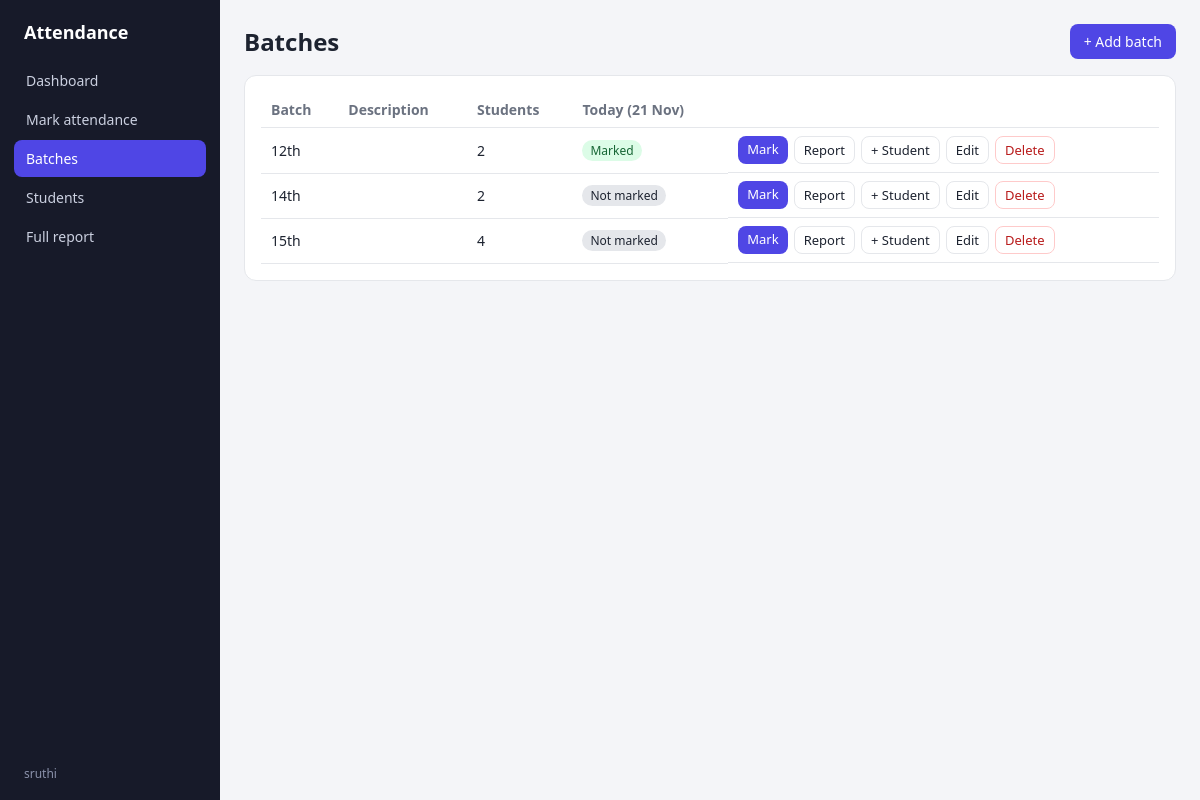
/batches/ (signed in), run on the app's committed database.
### attendance/models.py (models this page shows, shortened)
class Batch(models.Model):
    name = models.CharField(max_length=100, unique=True)
    description = models.CharField(max_length=255, blank=True)
    created_at = models.DateTimeField(auto_now_add=True)
    class Meta:
        ordering = ["name"]
        verbose_name_plural = "batches"

### attendance/views.py (the view)
# urls.py: path("batches/", views.batch_list, name="batch_list"),
@login_required
def batch_list(request):
    today = timezone.localdate()
    batches = Batch.objects.annotate(
        student_count=Count("students", filter=Q(students__is_active=True), distinct=True),
        marked_today=Count("students__records", filter=Q(students__records__date=today), distinct=True),
    )
    return render(request, "attendance/batch_list.html", {"batches": batches, "today": today})

### attendance/templates/attendance/batch_list.html (shortened to what this page needs)
{% extends "attendance/base.html" %}
{% load static %}
{% block content %}
<div class="page-head">
  <h2>Batches</h2>
  <a class="btn" href="{% url 'attendance:batch_create' %}">+ Add batch</a>
</div>
<div class="card">
  <table>
    <thead><tr><th>Batch</th><th>Description</th><th>Students</th><th>Today ({{ today|date:"d M" }})</th><th></th></tr></thead>
    <tbody>
    {% for b in batches %}
      <tr>
        <td>{{ b.name }}</td>
        <td class="muted">{{ b.description }}</td>
        <td>{{ b.student_count }}</td>
        <td>{% if b.marked_today %}<span class="badge ok">Marked</span>{% else %}<span class="badge">Not marked</span>{% endif %}</td>
        <td class="actions">
          <a class="btn small" href="{% url 'attendance:mark' b.pk %}">Mark</a>
          <a class="btn secondary small" href="{% url 'attendance:report' b.pk %}">Report</a>
          <a class="btn secondary small" href="{% url 'attendance:student_create' %}?batch={{ b.pk }}">+ Student</a>
          <a class="btn secondary small" href="{% url 'attendance:batch_update' b.pk %}">Edit</a>
          <a class="btn danger small" href="{% url 'attendance:batch_delete' b.pk %}">Delete</a>
        </td>
      </tr>
    {% empty %}
      <tr><td colspan="5" class="muted">No batches yet.</td></tr>
    {% endfor %}
    </tbody>
  </table>
</div>
{% endblock %}

### attendance/templates/attendance/base.html (shortened to what this page needs)
{% load static %}<!doctype html>
<html lang="en">
<head>
  <link rel="stylesheet" href="{% static 'css/style.css' %}">
</head>
<body>
  {% with url=request.resolver_match.url_name %}
  <div class="layout">
    <aside class="sidebar">
      <div class="brand">Attendance</div>
      <nav>
        <a href="{% url 'attendance:dashboard' %}" class="{% if url == 'dashboard' %}active{% endif %}">Dashboard</a>
        <a href="{% url 'attendance:mark_select' %}" class="{% if url == 'mark_select' or url == 'mark' %}active{% endif %}">Mark attendance</a>
        <a href="{% url 'attendance:batch_list' %}" class="{% if url == 'batch_list' or url == 'batch_create' or url == 'batch_update' or url == 'batch_delete' or url == 'report' %}active{% endif %}">Batches</a>
        <a href="{% url 'attendance:student_list' %}" class="">Students</a>
        <a href="{% url 'attendance:full_report' %}" class="{% if url == 'full_report' %}active{% endif %}">Full report</a>
      </nav>
      <div class="who">{{ request.user.get_username }}</div>
    </aside>
    <div class="content">
      <div class="content-inner">
        {% block content %}{% endblock %}
      </div>
    </div>
  </div>
  {% endwith %}
</body>
</html>

### static/css/style.css (style rules this page uses)
:root { --bg: #f4f5f8; --card: #fff; --text: #1d2330; --muted: #6b7280; --line: #e5e7eb; --accent: #4f46e5; --ok: #15803d; --bad: #b91c1c; --warn: #b45309; --side: #171a29; }
* { box-sizing: border-box; }
body { margin: 0; font-family: system-ui, -apple-system, "Segoe UI", sans-serif; background: var(--bg); color: var(--text); }
a { color: var(--accent); }
h2 { margin: 0 0 16px; }
.layout { display: grid; grid-template-columns: 220px 1fr; min-height: 100vh; }
.sidebar { background: var(--side); color: #cbd0e0; padding: 20px 14px; position: sticky; top: 0; height: 100vh; }
.brand { color: #fff; font-weight: 700; font-size: 18px; padding: 0 10px 18px; }
.sidebar nav a { display: block; color: #cbd0e0; text-decoration: none; padding: 9px 12px; border-radius: 8px; margin-bottom: 2px; font-size: 14px; }
.sidebar nav a.active { background: var(--accent); color: #fff; }
.sidebar .who { position: absolute; bottom: 18px; left: 24px; font-size: 12px; color: #8b92ab; }
.content { padding: 24px; min-width: 0; }
.content-inner { max-width: 1100px; margin: 0 auto; }
.page-head { display: flex; justify-content: space-between; align-items: center; flex-wrap: wrap; gap: 10px; margin-bottom: 16px; }
.page-head h2 { margin: 0; }
.card { background: var(--card); border: 1px solid var(--line); border-radius: 12px; padding: 16px; margin-bottom: 16px; overflow-x: auto; }
table { width: 100%; border-collapse: collapse; }
th, td { text-align: left; padding: 8px 10px; border-bottom: 1px solid var(--line); font-size: 14px; white-space: nowrap; }
th { color: var(--muted); font-weight: 600; }
.btn { display: inline-block; background: var(--accent); color: #fff; border: 0; padding: 8px 14px; border-radius: 8px; font-size: 14px; cursor: pointer; text-decoration: none; font-family: inherit; }
.btn.secondary { background: #fff; color: var(--text); border: 1px solid var(--line); }
.btn.danger { background: #fff; color: var(--bad); border: 1px solid #fecaca; }
.btn.small { padding: 4px 9px; font-size: 13px; }
.muted { color: var(--muted); }
.actions { display: flex; gap: 6px; flex-wrap: wrap; }
.badge { display: inline-block; padding: 2px 8px; border-radius: 999px; font-size: 12px; background: #e5e7eb; }
.badge.ok { background: #dcfce7; color: #166534; }

### data on the page
Batch: name "12th", student_count "2", shows "Marked"
Batch: name "14th", student_count "2", shows "Not marked"
Batch: name "15th", student_count "4", shows "Not marked"

### other printed values
{{ request.user.get_username }} "sruthi"
{{ today|date:"d M" }} "21 Nov"
